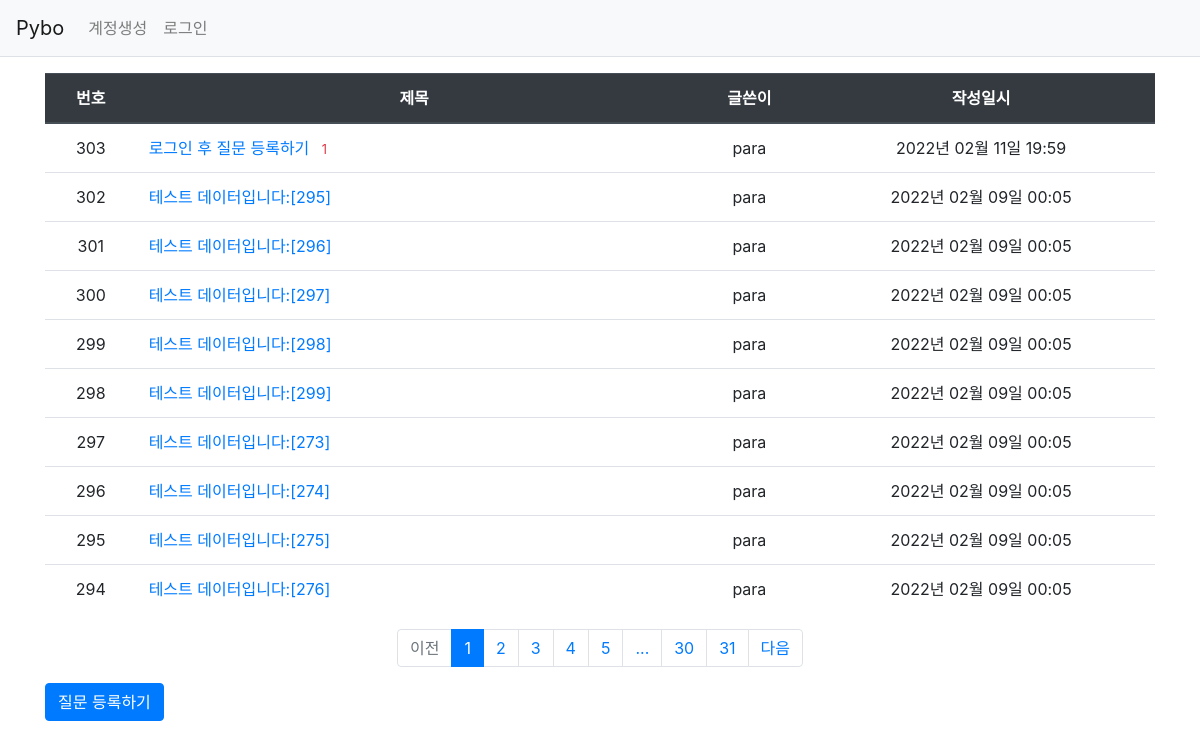
Page /question/list/ on the earlier database version.
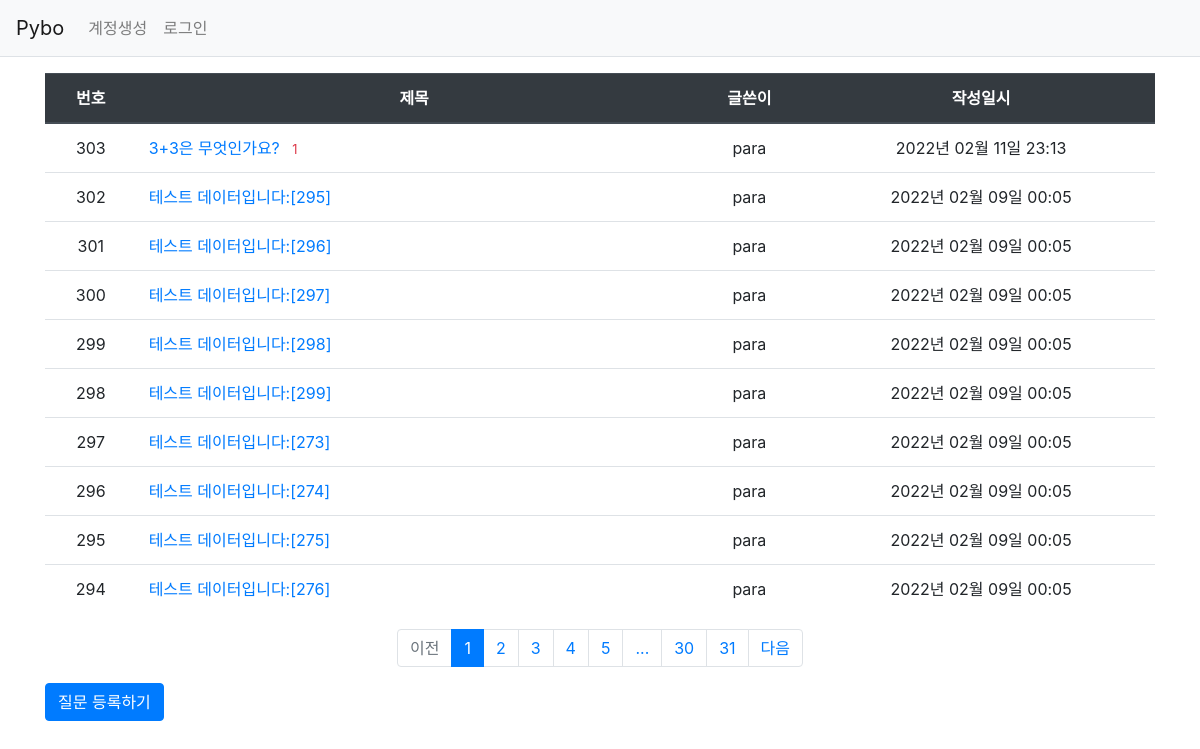
Same page on the later database version.
### pybo/models.py (models this page shows)
class Question(db.Model):
    id = db.Column(db.Integer, primary_key=True)
    subject = db.Column(db.String(200), nullable=False)
    content = db.Column(db.Text(), nullable=False)
    create_date = db.Column(db.DateTime(), nullable=False)
    user_id = db.Column(db.Integer, db.ForeignKey(
        'user.id', ondelete='CASCADE'), nullable=False)
    user = db.relationship('User', backref=db.backref('question_set'))
    modify_date = db.Column(db.DateTime(), nullable=True)

class User(db.Model):
    id = db.Column(db.Integer, primary_key=True)
    username = db.Column(db.String(150), unique=True, nullable=False)
    password = db.Column(db.String(200), nullable=False)
    email = db.Column(db.String(120), unique=True, nullable=False)

### pybo/views/question_views.py (the view)
@bp.route('/list/')
def _list():
    page = request.args.get('page', type=int, default=1)  # 페이지
    question_list = Question.query.order_by(Question.create_date.desc())
    question_list = question_list.paginate(page, per_page=10)
    return render_template('question/question_list.html', question_list=question_list)

### pybo/filter.py (called while the page is built)
def format_datetime(value, fmt='%Y년 %m월 %d일 %H:%M'):
    return value.strftime(fmt)

### pybo/views/auth_views.py (called while the page is built)
@bp.before_app_request
def load_logged_in_user():
    user_id = session.get('user_id')
    if user_id is None:
        g.user = None
    else:
        g.user = User.query.get(user_id)\

### pybo/templates/question/question_list.html
{% extends 'base.html' %}
{% block content %}
<div class="container my-3">
    <table class="table">
        <thead>
        <tr class="text-center thead-dark">
            <th>번호</th>
            <th style="width:50%">제목</th>
            <th>글쓴이</th>
            <th>작성일시</th>
        </tr>
        </thead>
        <tbody>
        {% if question_list %}
        {% for question in question_list.items %}
        <tr class="text-center">
            <td>{{ question_list.total - ((question_list.page-1) * question_list.per_page) - loop.index0 }}</td>
            <td class="text-left">
                <a href="{{ url_for('question.detail', question_id=question.id) }}">{{ question.subject }}</a>
                {% if question.answer_set|length > 0 %}
                <span class="text-danger small ml-2">{{ question.answer_set|length }}</span>
                {% endif %}
            </td>
            <td>{{ question.user.username }}</td>
            <td>{{ question.create_date|datetime }}</td>
        </tr>
        {% endfor %}
        {% else %}
        <tr>
            <td colspan="3">질문이 없습니다.</td>
        </tr>
        {% endif %}
        </tbody>
    </table>
    <ul class="pagination justify-content-center">
        {% if question_list.has_prev %}
        <li class="page-item">
            <a class="page-link" href="?page={{ question_list.prev_num }}">이전</a>
        </li>
        {% else %}
        <li class="page-item disabled">
            <a class="page-link" tabindex="-1" aria-disabled="true" href="#">이전</a>
        </li>
        {% endif %}
        {% for page_num in question_list.iter_pages() %}
            {% if page_num %}
                {% if page_num != question_list.page %}
                <li class="page-item">
                    <a class="page-link" href="?page={{ page_num }}">{{ page_num }}</a>
                </li>
                {% else %}
                <li class="page-item active" aria-current="page">
                    <a class="page-link" href="#">{{ page_num }}</a>
                </li>
                {% endif %}
           {% else %}
                <li class="disabled">
                    <a class="page-link" href="#">...</a>
                </li>
           {% endif %}
        {% endfor %}
        {% if question_list.has_next %}
        <li class="page-item">
            <a class="page-link" href="?page={{ question_list.next_num }}">다음</a>
        </li>
        {% else %}
        <li class="page-item disabled">
            <a class="page-link" tabindex="-1" aria-disabled="true" href="#">다음</a>
        </li>
        {% endif %}
    </ul>
    <a href="{{ url_for('question.create') }}" class="btn btn-primary">질문 등록하기</a>
</div>
{% endblock %}

### pybo/templates/base.html (shortened to what this page needs)
<!doctype html>
<html lang="ko">
<head>
    <link rel="stylesheet" href="{{ url_for('static', filename='bootstrap.min.css') }}">
    <link rel="stylesheet" href="{{ url_for('static', filename='style.css') }}">
</head>
<body>
{% include "navbar.html" %}
{% block content %}
{% endblock %}
</body>
</html>

### pybo/templates/navbar.html (shortened to what this page needs)
<nav class="navbar navbar-expand-lg navbar-light bg-light border-bottom">
    <a class="navbar-brand" href="{{ url_for('main.index') }}">Pybo</a>
    <div class="collapse navbar-collapse flex-grow-0" id="navbarNav">
        {% if g.user %}
        <ul class="navbar-nav">
            <li class="nav-item ">
                <a class="nav-link" href="{{ url_for('auth.logout') }}">{{ g.user.username }} (로그아웃)</a>
            </li>
        </ul>
        {% else %}
        <ul class="navbar-nav">
            <li class="nav-item ">
                <a class="nav-link" href="{{ url_for('auth.signup') }}">계정생성</a>
            </li>
            <li class="nav-item ">
                <a class="nav-link" href="{{ url_for('auth.login') }}">로그인</a>
            </li>
        </ul>
        {% endif %}
    </div>
</nav>

Differences in the rows shown:
removed Question: total "303", subject "로그인 후 질문 등록하기", answer_set|length "1", user.username "para", create_date "2022년 02월 11일 19:59"
added Question: total "303", subject "3+3은 무엇인가요?", answer_set|length "1", user.username "para", create_date "2022년 02월 11일 23:13"
